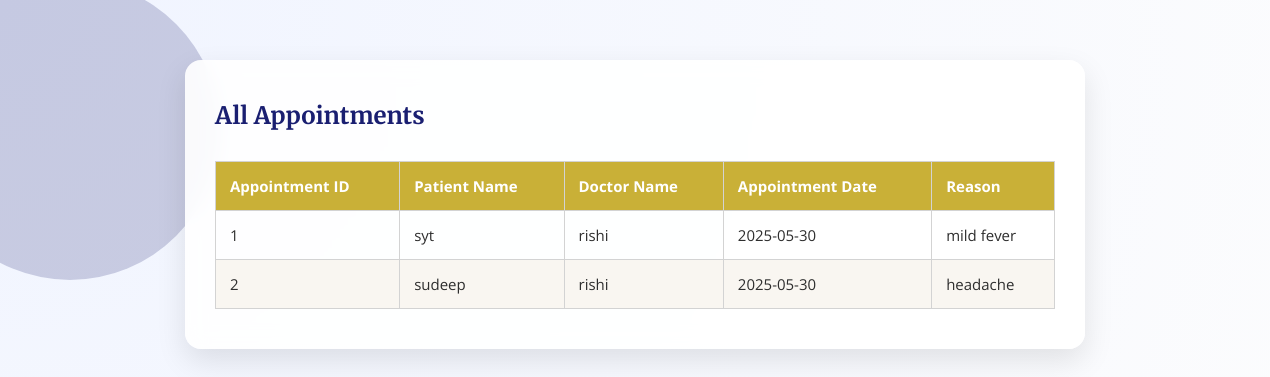
The app's page /appointments/view_appointments.php with its own data.
### tables this page shows
CREATE TABLE `appointments` (
  `appointment_id` int(11) NOT NULL,
  `patient_id` int(11) NOT NULL,
  `doctor_id` int(11) NOT NULL,
  `appointment_date` date NOT NULL,
  `appointment_time` time NOT NULL,
  `reason` varchar(255) DEFAULT NULL
);

CREATE TABLE `patients` (
  `patient_id` int(11) NOT NULL,
  `name` varchar(100) NOT NULL,
  `email` varchar(100) DEFAULT NULL,
  `phone` varchar(20) DEFAULT NULL,
  `dob` date NOT NULL,
  `gender` varchar(10) NOT NULL,
  `address` varchar(255) DEFAULT NULL
);

CREATE TABLE `doctors` (
  `doctor_id` int(11) NOT NULL,
  `name` varchar(100) NOT NULL,
  `specialization` varchar(100) DEFAULT NULL,
  `contact_info` varchar(100) DEFAULT NULL,
  `department_id` int(11) DEFAULT NULL
);

### appointments/view_appointments.php (the view, shortened to what this page needs)
<?php
include '../includes/db.php';
$sql = "SELECT
            a.appointment_id,
            p.name AS patient_name,
            d.name AS doctor_name,
            a.appointment_date,
            a.reason
        FROM appointments a
        JOIN patients p ON a.patient_id = p.patient_id
        JOIN doctors d ON a.doctor_id = d.doctor_id
        ORDER BY a.appointment_date DESC";
$result = $conn->query($sql);
?>
<!DOCTYPE html>
<html>
<head>
    <link rel="stylesheet" href="../css/style.css">
</head>
<body>
<div class="container">
    <h2>All Appointments</h2>
    <?php if ($result && $result->num_rows > 0): ?>
        <table>
            <thead>
                <tr>
                    <th>Appointment ID</th>
                    <th>Patient Name</th>
                    <th>Doctor Name</th>
                    <th>Appointment Date</th>
                    <th>Reason</th>
                </tr>
            </thead>
            <tbody>
                <?php while($row = $result->fetch_assoc()): ?>
                    <tr>
                        <td><?php echo htmlspecialchars($row['appointment_id']); ?></td>
                        <td><?php echo htmlspecialchars($row['patient_name']); ?></td>
                        <td><?php echo htmlspecialchars($row['doctor_name']); ?></td>
                        <td><?php echo htmlspecialchars($row['appointment_date']); ?></td>
                        <td><?php echo htmlspecialchars($row['reason']); ?></td>
                    </tr>
                <?php endwhile; ?>
            </tbody>
        </table>
    <?php else: ?>
        <p>No appointments found.</p>
    <?php endif; ?>
</div>
</body>
</html>

### css/style.css (style rules this page uses)
* { margin: 0; padding: 0; box-sizing: border-box; }
body { background: radial-gradient(circle at top left, #f0f4ff, #fdfdfd); font-family: 'Open Sans', sans-serif; color: #2E2E2E; min-height: 100vh; position: relative; overflow-x: hidden; }
body::before, body::after { content: ''; position: absolute; border-radius: 50%; opacity: 0.2; z-index: 0; pointer-events: none; animation: float 10s ease-in-out infinite; }
body::before { width: 300px; height: 300px; background: #1A1F71; top: -80px; left: -80px; }
body::after { width: 200px; height: 200px; background: #C9B037; bottom: -60px; right: -60px; }
h1, h2, h3 { font-family: 'Merriweather', serif; color: #1A1F71; z-index: 1; position: relative; }
.container { max-width: 900px; margin: 60px auto; padding: 40px 30px; background-color: rgba(255, 255, 255, 0.9); backdrop-filter: blur(10px); border-radius: 16px; box-shadow: 0 12px 30px rgba(0,0,0,0.1); position: relative; z-index: 1; }
table { width: 100%; border-collapse: collapse; margin-top: 30px; font-size: 15px; }
th, td { padding: 14px; border: 1px solid #D3D3D3; text-align: left; }
thead { background-color: #C9B037; color: white; }
tbody tr:nth-child(even) { background-color: #F9F6F1; }

### records on screen
appointments: appointment_id "1", patient.name "syt", doctor.name "rishi", appointment_date "2025-05-30", reason "mild fever"
appointments: appointment_id "2", patient.name "sudeep", doctor.name "rishi", appointment_date "2025-05-30", reason "headache"
